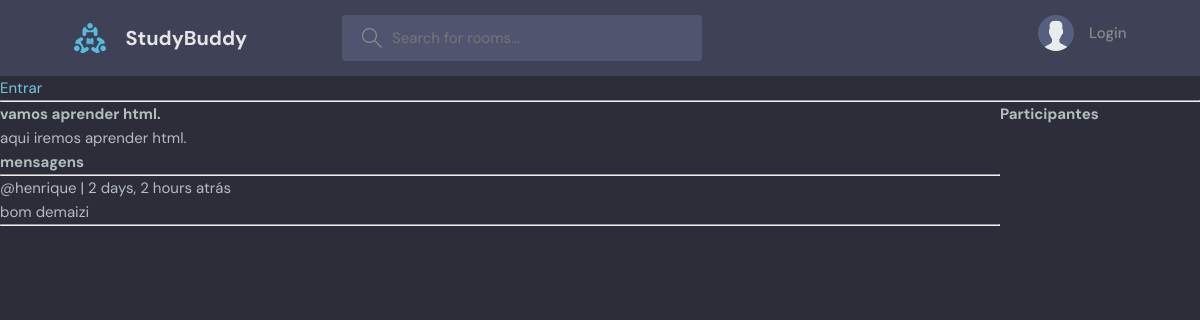
Page /room/2/ on the committed database.
### base/models.py (models this page shows, shortened)
class Room(models.Model):
    host = models.ForeignKey(User, on_delete=models.CASCADE, null=True)
    topic = models.ForeignKey(Topic, on_delete=models.SET_NULL, null=True)
    name = models.CharField(max_length=200)
    discription = models.TextField(null=True, blank=True)
    participants = models.ManyToManyField(
        User, related_name='participants', blank=True)
    updated = models.DateTimeField(auto_now=True)
    created = (models.DateTimeField(auto_now_add=True))
    class Meta:
        ordering = ['-updated', '-created']

class Message(models.Model):
    user = models.ForeignKey(User, on_delete=models.CASCADE)
    room = models.ForeignKey(Room, on_delete=models.CASCADE)
    body = models.TextField()
    updated = models.DateTimeField(auto_now=True)
    created = (models.DateTimeField(auto_now_add=True))
    class Meta:
        ordering = ['-updated', '-created']

### base/views.py (the view, shortened to what this page needs)
# urls.py: path('room/<str:pk>/', views.room, name="room"),
def room(request, pk):
    room = Room.objects.get(id=pk)
    room_messages = room.message_set.all().order_by('-created')
    participants = room.participants.all
    context = {'room':room, 'room_messages':room_messages, 'participants':participants}
    return render(request, 'base/room.html', context)

### base/templates/base/room.html (shortened to what this page needs)
{% extends 'main.html' %}
{% block content %}
<div class="room-container">
    <div>
    <h1>{{room.name}}</h1>
    <p>{{room.discription}}</p>
    <div class="comment-wrapper">
        <h3>mensagens</h3>
        <hr>
        {% for message in room_messages  %}
            <div>
                <small>@{{message.user}} | {{message.created|timesince}} atrás </small>
                <p>{{message.body}}</p>
                <hr>
            </div>
        {% endfor %}
    </div>
    </div>
    <div>
        <h2>Participantes</h2>
    </div>
</div>
{% endblock content %}

### static/styles/style.css (style rules this page uses)
:root { --color-main: #71c6dd; --color-main-light: #e1f6fb; --color-dark: #3f4156; --color-dark-medium: #51546e; --color-dark-light: #696d97; --color-light: #e5e5e5; --color-gray: #8b8b8b; --color-light-gray: #b2bdbd; --color-bg: #2d2d39; --color-success: #5dd693; --color-error: #fc4b0b; }
* { font-family: "DM Sans", -apple-system, BlinkMacSystemFont, "Segoe UI", Roboto, Oxygen, Ubuntu, Cantarell, "Open Sans", "Helvetica Neue", sans-serif; margin: 0; padding: 0; box-sizing: border-box; text-rendering: optimizeLegibility; font-size: inherit; }
html { font-size: 56.25%; }
@media only screen and (min-width: 1200px) { html { font-size: 62.5%; } }
body { line-height: 1.6; font-weight: 400; font-size: 1.5rem; color: var(--color-light-gray); background-color: var(--color-bg); min-height: 100vh; }

### base/templates/base/room.html (style rules this page uses)
.room-container { display: grid; grid-template-columns: 5fr 1fr; }

### rows in the picture
Room: name "vamos aprender html.", discription "aqui iremos aprender html."
Message: user "henrique", created "2 days, 2 hours", body "bom demaizi"
